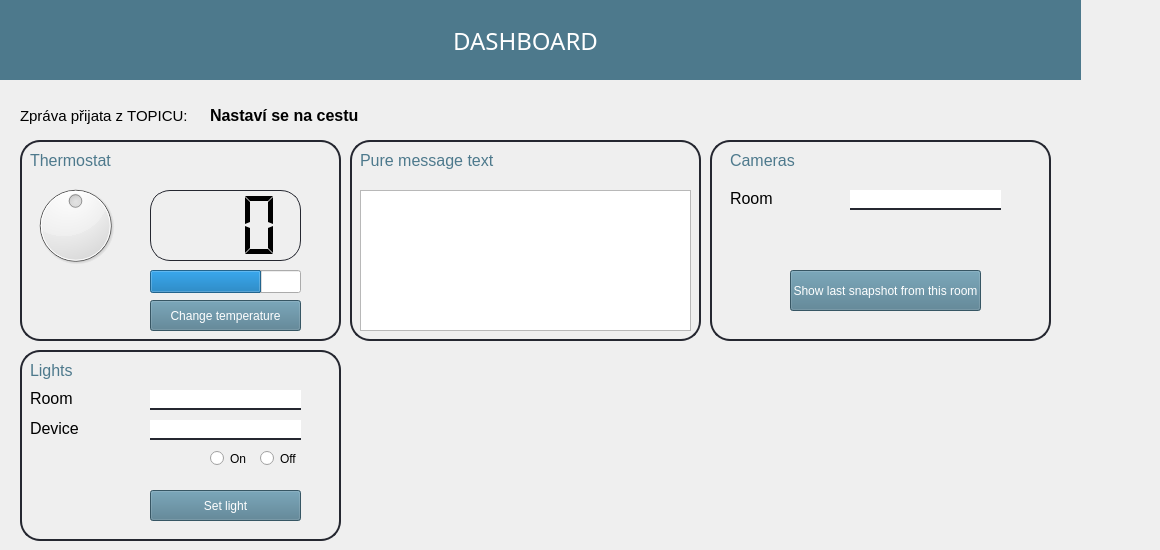
    <widget class="QWidget" name="page_2">
     <widget class="QFrame" name="frame_2">
      <property name="geometry">
       <rect>
        <x>-70</x>
        <y>0</y>
        <width>1151</width>
        <height>80</height>
       </rect>
      </property>
      <property name="styleSheet">
       <string notr="true">background-color: rgb(77, 121, 140);</string>
      </property>
      <property name="frameShape">
       <enum>QFrame::NoFrame</enum>
      </property>
      <property name="frameShadow">
       <enum>QFrame::Raised</enum>
      </property>
      <widget class="QLabel" name="sing_label_3">
       <property name="geometry">
        <rect>
         <x>490</x>
         <y>20</y>
         <width>211</width>
         <height>41</height>
        </rect>
       </property>
       <property name="minimumSize">
        <size>
         <width>211</width>
         <height>41</height>
        </size>
       </property>
       <property name="font">
        <font>
         <family>Rockwell</family>
         <pointsize>18</pointsize>
        </font>
       </property>
       <property name="styleSheet">
        <string notr="true">color: rgb(255, 255, 255);</string>
       </property>
       <property name="text">
        <string>DASHBOARD</string>
       </property>
       <property name="alignment">
        <set>Qt::AlignCenter</set>
       </property>
      </widget>
     </widget>
     <widget class="QLabel" name="label_4">
      <property name="geometry">
       <rect>
        <x>20</x>
        <y>100</y>
        <width>201</width>
        <height>31</height>
       </rect>
      </property>
      <property name="font">
       <font>
        <pointsize>11</pointsize>
        <weight>50</weight>
        <bold>false</bold>
       </font>
      </property>
      <property name="text">
       <string>Zpráva přijata z TOPICU:</string>
      </property>
     </widget>
     <widget class="QLabel" name="topic_name">
      <property name="geometry">
       <rect>
        <x>210</x>
        <y>105</y>
        <width>221</width>
        <height>21</height>
       </rect>
      </property>
      <property name="font">
       <font>
        <pointsize>12</pointsize>
        <weight>75</weight>
        <bold>true</bold>
       </font>
      </property>
      <property name="text">
       <string>Nastaví se na cestu</string>
      </property>
     </widget>
     <widget class="QWidget" name="widget_lights" native="true">
      <property name="geometry">
       <rect>
        <x>20</x>
        <y>350</y>
        <width>321</width>
        <height>191</height>
       </rect>
      </property>
      <property name="styleSheet">
       <string notr="true">.QWidget{
border: 2px solid rgb(37,39,48);
border-radius: 20px;
}</string>
      </property>
      <widget class="QLineEdit" name="device_lights_opt">
       <property name="geometry">
        <rect>
         <x>130</x>
         <y>70</y>
         <width>151</width>
         <height>20</height>
        </rect>
       </property>
       <property name="styleSheet">
        <string notr="true">QLineEdit{
border: 2px solid rgb(37,39,48);
border-left:none;
border-right:none;
border-top:none;
border-radius: 20px;
}</string>
       </property>
       <property name="placeholderText">
        <string/>
       </property>
       <property name="clearButtonEnabled">
        <bool>true</bool>
       </property>
      </widget>
      <widget class="QLabel" name="lights_label">
       <property name="geometry">
        <rect>
         <x>10</x>
         <y>10</y>
         <width>141</width>
         <height>21</height>
        </rect>
       </property>
       <property name="font">
        <font>
         <pointsize>12</pointsize>
        </font>
       </property>
       <property name="styleSheet">
        <string notr="true">color:rgb(77, 121, 140);</string>
       </property>
       <property name="text">
        <string>Lights</string>
       </property>
      </widget>
      <widget class="QLineEdit" name="room_lights_opt">
       <property name="geometry">
        <rect>
         <x>130</x>
         <y>40</y>
         <width>151</width>
         <height>20</height>
        </rect>
       </property>
       <property name="styleSheet">
        <string notr="true">QLineEdit{
border: 2px solid rgb(37,39,48);
border-left:none;
border-right:none;
border-top:none;
border-radius: 20px;
}</string>
       </property>
       <property name="placeholderText">
        <string/>
       </property>
       <property name="clearButtonEnabled">
        <bool>true</bool>
       </property>
      </widget>
      <widget class="QLabel" name="device_label">
       <property name="geometry">
        <rect>
         <x>10</x>
         <y>70</y>
         <width>71</width>
         <height>16</height>
        </rect>
       </property>
       <property name="font">
        <font>
         <pointsize>12</pointsize>
        </font>
       </property>
       <property name="text">
        <string>Device</string>
       </property>
      </widget>
      <widget class="QLabel" name="room_label">
       <property name="geometry">
        <rect>
         <x>10</x>
         <y>40</y>
         <width>71</width>
         <height>16</height>
        </rect>
       </property>
       <property name="font">
        <font>
         <pointsize>12</pointsize>
        </font>
       </property>
       <property name="text">
        <string>Room</string>
       </property>
      </widget>
      <widget class="QPushButton" name="light_set_button">
       <property name="geometry">
        <rect>
         <x>130</x>
         <y>140</y>
         <width>151</width>
         <height>31</height>
        </rect>
       </property>
       <property name="styleSheet">
        <string notr="true">color: rgb(255, 255, 255);
background-color: rgb(77, 121, 140);</string>
       </property>
       <property name="text">
        <string>Set light</string>
       </property>
      </widget>
      <widget class="QRadioButton" name="lights_on">
       <property name="geometry">
        <rect>
         <x>190</x>
         <y>100</y>
         <width>47</width>
         <height>17</height>
        </rect>
       </property>
       <property name="text">
        <string>On</string>
       </property>
      </widget>
      <widget class="QRadioButton" name="lights_off">
       <property name="geometry">
        <rect>
         <x>240</x>
         <y>100</y>
         <width>41</width>
         <height>17</height>
        </rect>
       </property>
       <property name="text">
        <string>Off</string>
       </property>
      </widget>
     </widget>
     <widget class="QWidget" name="widget_thermo" native="true">
      <property name="geometry">
       <rect>
        <x>20</x>
        <y>140</y>
        <width>321</width>
        <height>201</height>
       </rect>
      </property>
      <property name="styleSheet">
       <string notr="true">.QWidget{
border: 2px solid rgb(37,39,48);
border-radius: 20px;
}</string>
      </property>
      <widget class="QPushButton" name="temp_button">
       <property name="geometry">
        <rect>
         <x>130</x>
         <y>160</y>
         <width>151</width>
         <height>31</height>
        </rect>
       </property>
       <property name="styleSheet">
        <string notr="true">color: rgb(255, 255, 255);
background-color: rgb(77, 121, 140);</string>
       </property>
       <property name="text">
        <string>Change temperature</string>
       </property>
      </widget>
      <widget class="QProgressBar" name="progressBar">
       <property name="geometry">
        <rect>
         <x>130</x>
         <y>130</y>
         <width>151</width>
         <height>23</height>
        </rect>
       </property>
       <property name="minimum">
        <number>-50</number>
       </property>
       <property name="maximum">
        <number>50</number>
       </property>
       <property name="value">
        <number>24</number>
       </property>
       <property name="textVisible">
        <bool>false</bool>
       </property>
      </widget>
      <widget class="QLCDNumber" name="lcdNumber">
       <property name="geometry">
        <rect>
         <x>130</x>
         <y>50</y>
         <width>151</width>
         <height>71</height>
        </rect>
       </property>
       <property name="styleSheet">
        <string notr="true">QLCDNumber{
border: 1px solid rgb(37,39,48);
border-radius: 20px;
}</string>
       </property>
       <property name="frameShape">
        <enum>QFrame::StyledPanel</enum>
       </property>
       <property name="digitCount">
        <number>3</number>
       </property>
       <property name="segmentStyle">
        <enum>QLCDNumber::Flat</enum>
       </property>
      </widget>
      <widget class="QLabel" name="heat_label">
       <property name="geometry">
        <rect>
         <x>10</x>
         <y>10</y>
         <width>141</width>
         <height>21</height>
        </rect>
       </property>
       <property name="font">
        <font>
         <pointsize>12</pointsize>
        </font>
       </property>
       <property name="styleSheet">
        <string notr="true">color:rgb(77, 121, 140);</string>
       </property>
       <property name="text">
        <string>Thermostat</string>
       </property>
      </widget>
      <widget class="QDial" name="dial">
       <property name="geometry">
        <rect>
         <x>10</x>
         <y>40</y>
         <width>91</width>
         <height>91</height>
        </rect>
       </property>
       <property name="minimum">
        <number>-50</number>
       </property>
       <property name="maximum">
        <number>50</number>
       </property>
       <property name="invertedAppearance">
        <bool>false</bool>
       </property>
      </widget>
     </widget>
     <widget class="QWidget" name="message_widget" native="true">
      <property name="geometry">
       <rect>
        <x>350</x>
        <y>140</y>
        <width>351</width>
        <height>201</height>
       </rect>
      </property>
      <property name="styleSheet">
       <string notr="true">.QWidget{
border: 2px solid rgb(37,39,48);
border-radius: 20px;
}</string>
      </property>
      <widget class="QLabel" name="pure_text">
       <property name="geometry">
        <rect>
         <x>10</x>
         <y>10</y>
         <width>191</width>
         <height>21</height>
        </rect>
       </property>
       <property name="font">
        <font>
         <pointsize>12</pointsize>
        </font>
       </property>
       <property name="styleSheet">
        <string notr="true">color:rgb(77, 121, 140);</string>
       </property>
       <property name="text">
        <string>Pure message text</string>
       </property>
      </widget>
      <widget class="QScrollArea" name="scrollArea_5">
       <property name="geometry">
        <rect>
         <x>10</x>
         <y>50</y>
         <width>331</width>
         <height>141</height>
        </rect>
       </property>
       <property name="widgetResizable">
        <bool>true</bool>
       </property>
       <widget class="QWidget" name="scrollAreaWidgetContents_5">
        <property name="geometry">
         <rect>
          <x>0</x>
          <y>0</y>
          <width>329</width>
          <height>139</height>
         </rect>
        </property>
        <widget class="QPlainTextEdit" name="value_text_2">
         <property name="geometry">
          <rect>
           <x>0</x>
           <y>0</y>
           <width>331</width>
           <height>141</height>
          </rect>
         </property>
         <property name="styleSheet">
          <string notr="true">QPlainTextEdit{
border: 2px solid rgb(37,39,48);
border-left:none;
border-right:none;
border-top:none;
border-bottom:none;
}</string>
         </property>
        </widget>
       </widget>
      </widget>
     </widget>
     <widget class="QWidget" name="cameras_widget" native="true">
      <property name="geometry">
       <rect>
        <x>710</x>
        <y>140</y>
        <width>341</width>
        <height>201</height>
       </rect>
      </property>
      <property name="styleSheet">
       <string notr="true">.QWidget{
border: 2px solid rgb(37,39,48);
border-radius: 20px;
}</string>
      </property>
      <widget class="QLabel" name="cameras_label">
       <property name="geometry">
        <rect>
         <x>20</x>
         <y>10</y>
         <width>191</width>
         <height>21</height>
        </rect>
       </property>
       <property name="font">
        <font>
         <pointsize>12</pointsize>
        </font>
       </property>
       <property name="styleSheet">
        <string notr="true">color:rgb(77, 121, 140);</string>
       </property>
       <property name="text">
        <string>Cameras</string>
       </property>
      </widget>
      <widget class="QLineEdit" name="room_lights_opt_2">
       <property name="geometry">
        <rect>
         <x>140</x>
         <y>50</y>
         <width>151</width>
         <height>20</height>
        </rect>
       </property>
       <property name="styleSheet">
        <string notr="true">QLineEdit{
border: 2px solid rgb(37,39,48);
border-left:none;
border-right:none;
border-top:none;
border-radius: 20px;
}</string>
       </property>
       <property name="placeholderText">
        <string/>
       </property>
       <property name="clearButtonEnabled">
        <bool>true</bool>
       </property>
      </widget>
      <widget class="QLabel" name="room_label_2">
       <property name="geometry">
        <rect>
         <x>20</x>
         <y>50</y>
         <width>71</width>
         <height>16</height>
        </rect>
       </property>
       <property name="font">
        <font>
         <pointsize>12</pointsize>
        </font>
       </property>
       <property name="text">
        <string>Room</string>
       </property>
      </widget>
      <widget class="QPushButton" name="snapshot_button">
       <property name="enabled">
        <bool>true</bool>
       </property>
       <property name="geometry">
        <rect>
         <x>80</x>
         <y>130</y>
         <width>191</width>
         <height>41</height>
        </rect>
       </property>
       <property name="styleSheet">
        <string notr="true">color: rgb(255, 255, 255);
background-color: rgb(77, 121, 140);</string>
       </property>
       <property name="text">
        <string>Show last snapshot from this room</string>
       </property>
      </widget>
     </widget>
     <zorder>widget_lights</zorder>
     <zorder>frame_2</zorder>
     <zorder>label_4</zorder>
     <zorder>topic_name</zorder>
     <zorder>widget_thermo</zorder>
     <zorder>message_widget</zorder>
     <zorder>cameras_widget</zorder>
    </widget>
